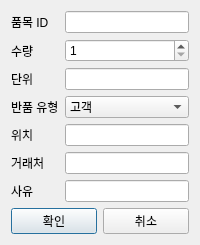
<?xml version="1.0" encoding="UTF-8"?>
<ui version="4.0">
 <class>ReturnDialog</class>
 <widget class="QDialog" name="ReturnDialog">
  <property name="windowTitle">
   <string>반품</string>
  </property>
  <layout class="QVBoxLayout" name="verticalLayout">
   <item>
    <layout class="QFormLayout" name="formLayout">
     <item row="0" column="0">
      <widget class="QLabel" name="itemIdLabel">
       <property name="text">
        <string>품목 ID</string>
       </property>
      </widget>
     </item>
     <item row="0" column="1">
      <widget class="QLineEdit" name="itemIdLineEdit"/>
     </item>
     <item row="1" column="0">
      <widget class="QLabel" name="quantityLabel">
       <property name="text">
        <string>수량</string>
       </property>
      </widget>
     </item>
     <item row="1" column="1">
      <widget class="QSpinBox" name="quantitySpinBox">
       <property name="minimum">
        <number>1</number>
       </property>
       <property name="maximum">
        <number>1000000</number>
       </property>
      </widget>
     </item>
     <item row="2" column="0">
      <widget class="QLabel" name="unitLabel">
       <property name="text">
        <string>단위</string>
       </property>
      </widget>
     </item>
     <item row="2" column="1">
      <widget class="QLineEdit" name="unitLineEdit"/>
     </item>
     <item row="3" column="0">
      <widget class="QLabel" name="returnTypeLabel">
       <property name="text">
        <string>반품 유형</string>
       </property>
      </widget>
     </item>
     <item row="3" column="1">
      <widget class="QComboBox" name="returnTypeComboBox">
       <item>
        <property name="text">
         <string>고객</string>
        </property>
       </item>
       <item>
        <property name="text">
         <string>공급처</string>
        </property>
       </item>
      </widget>
     </item>
     <item row="4" column="0">
      <widget class="QLabel" name="locationLabel">
       <property name="text">
        <string>위치</string>
       </property>
      </widget>
     </item>
     <item row="4" column="1">
      <widget class="QLineEdit" name="locationLineEdit"/>
     </item>
     <item row="5" column="0">
      <widget class="QLabel" name="partnerLabel">
       <property name="text">
        <string>거래처</string>
       </property>
      </widget>
     </item>
     <item row="5" column="1">
      <widget class="QLineEdit" name="partnerLineEdit"/>
     </item>
     <item row="6" column="0">
      <widget class="QLabel" name="reasonLabel">
       <property name="text">
        <string>사유</string>
       </property>
      </widget>
     </item>
     <item row="6" column="1">
      <widget class="QLineEdit" name="reasonLineEdit"/>
     </item>
    </layout>
   </item>
   <item>
    <layout class="QHBoxLayout" name="buttonLayout">
     <item>
      <widget class="QPushButton" name="confirmButton">
       <property name="text">
        <string>확인</string>
       </property>
      </widget>
     </item>
     <item>
      <widget class="QPushButton" name="cancelButton">
       <property name="text">
        <string>취소</string>
       </property>
      </widget>
     </item>
    </layout>
   </item>
  </layout>
 </widget>
 <resources/>
 <connections/>
</ui>
